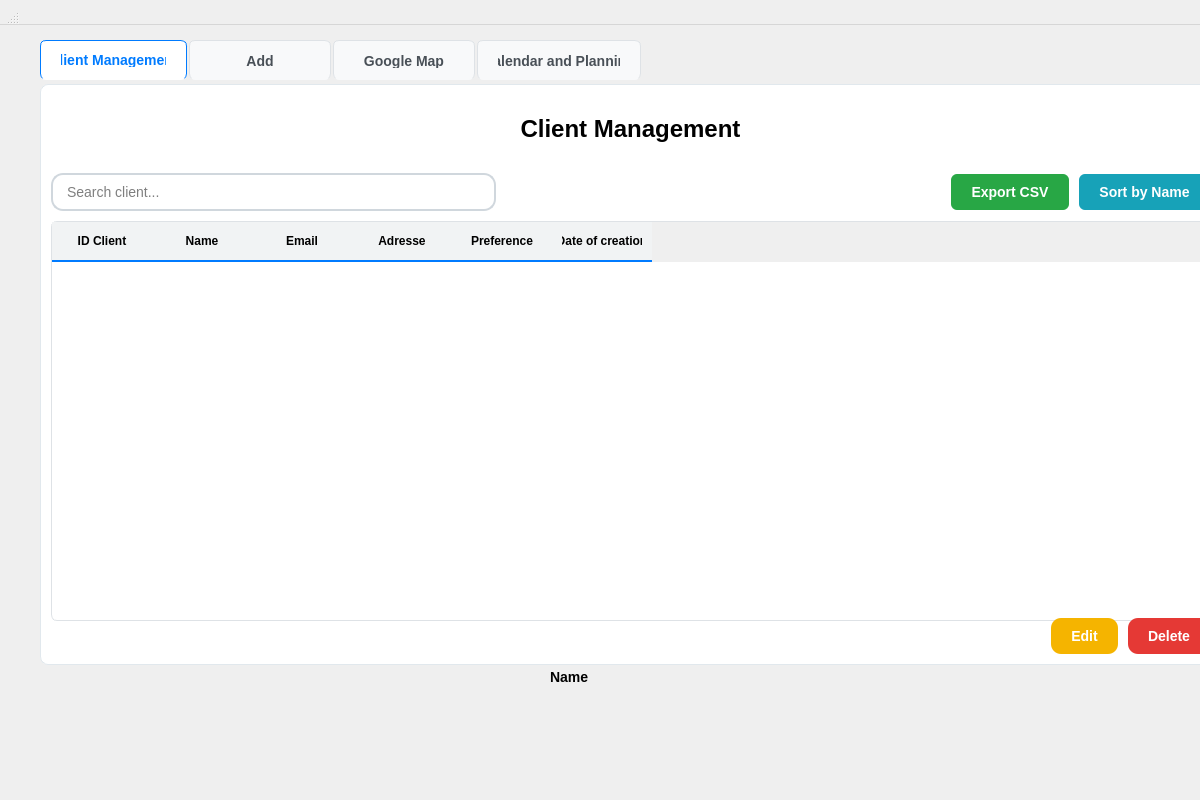
<?xml version="1.0" encoding="UTF-8"?>
<ui version="4.0">
 <class>ClientWidget</class>
 <widget class="QWidget" name="ClientWidget">
  <property name="geometry">
   <rect>
    <x>0</x>
    <y>0</y>
    <width>1200</width>
    <height>800</height>
   </rect>
  </property>
  <property name="styleSheet">
   <string>QMainWindow {
    background-color: #f8f9fa;
    font-family: 'Segoe UI', Arial, sans-serif;
}

QTabWidget::pane {
    border: 1px solid #e1e8ed;
    border-radius: 8px;
    background-color: #ffffff;
    margin-top: 4px;
}

QTabWidget::tab-bar {
    alignment: left;
}

QTabBar::tab {
    background-color: #f8f9fa;
    border: 1px solid #dee2e6;
    border-bottom: none;
    border-radius: 6px 6px 0 0;
    padding: 12px 20px;
    margin-right: 2px;
    font-weight: 700; /* make tab text bold */
    color: #495057;
    font-size: 14px;
    min-width: 100px;
}

QTabBar::tab:selected {
    background-color: #ffffff;
    color: #007bff;
    border-color: #007bff;
    border-bottom: 1px solid #ffffff;
}

QTableWidget {
    gridline-color: #e9ecef;
    background-color: #ffffff;
    alternate-background-color: #f8f9fa;
    border: 1px solid #dee2e6;
    border-radius: 6px;
    color: #000000; /* Black text */
}

QTableWidget::item {
    padding: 8px;
    border-bottom: 1px solid #e9ecef;
    color: #000000; /* Black text for items */
}

QTableWidget::item:selected {
    background-color: #e3f2fd;
    color: #000000; /* Black text even when selected */
}

QHeaderView::section {
    background-color: #f1f3f4;
    padding: 10px;
    border: none;
    border-bottom: 2px solid #007bff;
    font-weight: 600;
    color: #000000; /* Black header text */
}

QPushButton {
    background-color: #007bff;
    color: white;
    border: none;
    padding: 10px 20px;
    border-radius: 6px;
    font-weight: 600;
    font-size: 14px;
}

/* Service Management Button Colors */
QPushButton#exportCsvBtn {
    background-color: #28a745;
    color: white;
}

QPushButton#exportCsvBtn:hover {
    background-color: #218838;
}

QPushButton#btnSortByName {
    background-color: #17a2b8;
    color: white;
}

QPushButton#btnSortByName:hover {
    background-color: #138496;
}

QPushButton#btnEditService {
    /* Modified to match reference: yellow/golden modify button */
    background-color: #f5b400;
    color: white;
    font-weight: 600;
    border-radius: 10px;
    padding: 10px 20px;
}

QPushButton#btnEditService:hover {
    background-color: #e0a800;
}

QPushButton#btnEditService:disabled {
    background-color: #6c757d;
    color: #ffffff;
}

QPushButton#btnDeleteService {
    background-color: #e53935;
    color: white;
    border-radius: 10px;
    padding: 10px 20px;
}

QPushButton#btnDeleteService:hover {
    background-color: #c62828;
}

QPushButton#btnDeleteService:disabled {
    background-color: #6c757d;
    color: #ffffff;
}

/* updateClientBtn removed from UI (Modify button removed from Clients tab) */

QLineEdit, QTextEdit, QComboBox {
    padding: 8px 12px;
    border: 2px solid #d0d7dd;
    border-radius: 12px;
    background-color: #ffffff;
    color: #000000;
    font-size: 14px;
}

QLineEdit:hover {
    border: 2px solid #4da3ff;
}

QLineEdit:focus {
    border: 2px solid #007bff;
    outline: none;
}

QLabel {
    color: #000000;
    font-size: 14px;
    font-weight: 500;
}

QLabel#headerTitle {
    font-size: 24px;
    font-weight: 700;
    color: #000000;
    padding: 20px 0;
}
QLabel#headerTitle:hover {
    color: #1e88ff; /* light blue text on hover */
}
</string>
  </property>
  <widget class="QWidget" name="centralwidget">
   <property name="geometry">
    <rect>
     <x>10</x>
     <y>20</y>
     <width>1241</width>
     <height>665</height>
    </rect>
   </property>
   <layout class="QVBoxLayout" name="mainLayout">
    <property name="spacing">
     <number>20</number>
    </property>
    <property name="leftMargin">
     <number>30</number>
    </property>
    <property name="topMargin">
     <number>20</number>
    </property>
    <property name="rightMargin">
     <number>30</number>
    </property>
    <property name="bottomMargin">
     <number>20</number>
    </property>
    <item>
     <widget class="QTabWidget" name="clientTabWidget">
      <property name="currentIndex">
       <number>0</number>
      </property>
      <widget class="QWidget" name="serviceManagementTab">
       <attribute name="icon">
        <iconset resource="resources.qrc">
         <normaloff>:/resources/icons/clients.svg</normaloff>:/resources/icons/clients.svg</iconset>
       </attribute>
       <attribute name="title">
        <string>Client Management</string>
       </attribute>
       <layout class="QVBoxLayout" name="serviceManagementLayout">
        <property name="spacing">
         <number>10</number>
        </property>
        <property name="leftMargin">
         <number>10</number>
        </property>
        <property name="topMargin">
         <number>10</number>
        </property>
        <property name="rightMargin">
         <number>10</number>
        </property>
        <property name="bottomMargin">
         <number>10</number>
        </property>
        <item>
         <widget class="QLabel" name="headerTitle">
          <property name="text">
           <string>Client Management</string>
          </property>
          <property name="alignment">
           <set>Qt::AlignmentFlag::AlignCenter</set>
          </property>
         </widget>
        </item>
        <item>
         <layout class="QHBoxLayout" name="topControlsLayout">
          <item>
           <widget class="QLineEdit" name="searchServices">
            <property name="minimumSize">
             <size>
              <width>250</width>
              <height>0</height>
             </size>
            </property>
            <property name="placeholderText">
             <string>Search client...</string>
            </property>
            <property name="clearButtonEnabled">
             <bool>true</bool>
            </property>
           </widget>
          </item>
          <item>
           <spacer name="topControlsSpacer">
            <property name="orientation">
             <enum>Qt::Orientation::Horizontal</enum>
            </property>
            <property name="sizeHint" stdset="0">
             <size>
              <width>40</width>
              <height>20</height>
             </size>
            </property>
           </spacer>
          </item>
          <item>
           <widget class="QPushButton" name="exportCsvBtn">
            <property name="text">
             <string>Export CSV</string>
            </property>
            <property name="icon">
             <iconset resource="resources.qrc">
              <normaloff>:/resources/icons/export.svg</normaloff>:/resources/icons/export.svg</iconset>
            </property>
            <property name="iconSize">
             <size>
              <width>16</width>
              <height>16</height>
             </size>
            </property>
           </widget>
          </item>
          <item>
           <widget class="QPushButton" name="btnSortByName">
            <property name="text">
             <string>Sort by Name</string>
            </property>
            <property name="icon">
             <iconset resource="resources.qrc">
              <normaloff>:/resources/icons/sort.svg</normaloff>:/resources/icons/sort.svg</iconset>
            </property>
            <property name="iconSize">
             <size>
              <width>16</width>
              <height>16</height>
             </size>
            </property>
           </widget>
          </item>
         </layout>
        </item>
        <item>
         <widget class="QTableWidget" name="clientsTable">
          <property name="sizePolicy">
           <sizepolicy hsizetype="Expanding" vsizetype="Expanding">
            <horstretch>0</horstretch>
            <verstretch>0</verstretch>
           </sizepolicy>
          </property>
          <property name="minimumSize">
           <size>
            <width>0</width>
            <height>400</height>
           </size>
          </property>
          <property name="alternatingRowColors">
           <bool>true</bool>
          </property>
          <property name="selectionBehavior">
           <enum>QAbstractItemView::SelectRows</enum>
          </property>
          <property name="columnCount">
           <number>6</number>
          </property>
          <column>
           <property name="text">
            <string>ID Client</string>
           </property>
           <property name="font">
            <font>
             <bold>true</bold>
            </font>
           </property>
          </column>
          <column>
           <property name="text">
            <string>Name</string>
           </property>
           <property name="font">
            <font>
             <bold>true</bold>
            </font>
           </property>
          </column>
          <column>
           <property name="text">
            <string>Email</string>
           </property>
           <property name="font">
            <font>
             <bold>true</bold>
            </font>
           </property>
          </column>
          <column>
           <property name="text">
            <string>Adresse</string>
           </property>
           <property name="font">
            <font>
             <bold>true</bold>
            </font>
           </property>
          </column>
          <column>
           <property name="text">
            <string>Preference</string>
           </property>
           <property name="font">
            <font>
             <bold>true</bold>
            </font>
           </property>
          </column>
          <column>
           <property name="text">
            <string>Date of creation</string>
           </property>
          </column>
         </widget>
        </item>
        <item>
         <layout class="QHBoxLayout" name="serviceButtonsLayout">
          <item>
           <spacer name="serviceButtonsSpacer">
            <property name="orientation">
             <enum>Qt::Orientation::Horizontal</enum>
            </property>
            <property name="sizeHint" stdset="0">
             <size>
              <width>40</width>
              <height>20</height>
             </size>
            </property>
           </spacer>
          </item>
          <item>
           <widget class="QPushButton" name="btnEditService">
            <property name="text">
             <string>Edit</string>
            </property>
            <property name="icon">
             <iconset resource="resources.qrc">
              <normaloff>:/resources/icons/modify.svg</normaloff>:/resources/icons/modify.svg</iconset>
            </property>
            <property name="iconSize">
             <size>
              <width>16</width>
              <height>16</height>
             </size>
            </property>
           </widget>
          </item>
          <item>
           <widget class="QPushButton" name="btnDeleteService">
            <property name="text">
             <string>Delete</string>
            </property>
            <property name="icon">
             <iconset resource="resources.qrc">
              <normaloff>:/resources/icons/delete.svg</normaloff>:/resources/icons/delete.svg</iconset>
            </property>
            <property name="iconSize">
             <size>
              <width>16</width>
              <height>16</height>
             </size>
            </property>
           </widget>
          </item>
         </layout>
        </item>
       </layout>
      </widget>
      <widget class="QWidget" name="addTab">
       <attribute name="icon">
        <iconset resource="resources.qrc">
         <normaloff>:/resources/icons/add.svg</normaloff>:/resources/icons/add.svg</iconset>
       </attribute>
       <attribute name="title">
        <string>Add</string>
       </attribute>
       <layout class="QVBoxLayout" name="addLayout">
        <property name="spacing">
         <number>15</number>
        </property>
        <property name="leftMargin">
         <number>20</number>
        </property>
        <property name="topMargin">
         <number>20</number>
        </property>
        <property name="rightMargin">
         <number>20</number>
        </property>
        <property name="bottomMargin">
         <number>20</number>
        </property>
        <item>
         <widget class="QLabel" name="addLabel">
          <property name="text">
           <string>Add New Client</string>
          </property>
          <property name="alignment">
           <set>Qt::AlignmentFlag::AlignCenter</set>
          </property>
         </widget>
        </item>
        <item>
         <layout class="QFormLayout" name="addFormLayout">
          <item row="0" column="0">
           <widget class="QLabel" name="addServiceIdLabel">
            <property name="text">
             <string>ID</string>
            </property>
           </widget>
          </item>
          <item row="0" column="1">
           <widget class="QLineEdit" name="addServiceIdEdit">
            <property name="readOnly">
             <bool>true</bool>
            </property>
           </widget>
          </item>
          <item row="1" column="0">
           <widget class="QLabel" name="labelFirstName">
            <property name="text">
             <string>First Name</string>
            </property>
           </widget>
          </item>
          <item row="1" column="1">
           <widget class="QLineEdit" name="lineEdit_firstName">
            <property name="placeholderText">
             <string>Enter first name</string>
            </property>
           </widget>
          </item>
          <item row="2" column="0">
           <widget class="QLabel" name="labelLastName">
            <property name="text">
             <string>Last Name</string>
            </property>
           </widget>
          </item>
          <item row="2" column="1">
           <widget class="QLineEdit" name="lineEdit_lastName">
            <property name="placeholderText">
             <string>Enter last name</string>
            </property>
           </widget>
          </item>
          <item row="3" column="0">
           <widget class="QLabel" name="labelEmail">
            <property name="text">
             <string>Email</string>
            </property>
           </widget>
          </item>
          <item row="3" column="1">
           <widget class="QLineEdit" name="lineEdit_email">
            <property name="placeholderText">
             <string>Enter email address</string>
            </property>
           </widget>
          </item>
          <item row="4" column="0">
           <widget class="QLabel" name="labelPreferences">
            <property name="text">
             <string>Preferences</string>
            </property>
           </widget>
          </item>
          <item row="4" column="1">
           <widget class="QLineEdit" name="lineEdit_preferences">
            <property name="placeholderText">
             <string>Enter preferences</string>
            </property>
           </widget>
          </item>
         </layout>
        </item>
        <item>
         <layout class="QHBoxLayout" name="addButtonLayout">
          <item>
           <spacer name="addButtonSpacer">
            <property name="orientation">
             <enum>Qt::Orientation::Horizontal</enum>
            </property>
            <property name="sizeHint" stdset="0">
             <size>
              <width>40</width>
              <height>20</height>
             </size>
            </property>
           </spacer>
          </item>
          <item>
           <widget class="QPushButton" name="addServiceBtn">
            <property name="text">
             <string>Add</string>
            </property>
            <property name="icon">
             <iconset resource="resources.qrc">
              <normaloff>:/resources/icons/add.svg</normaloff>:/resources/icons/add.svg</iconset>
            </property>
           </widget>
          </item>
         </layout>
        </item>
        <item>
         <spacer name="addVerticalSpacer">
          <property name="orientation">
           <enum>Qt::Orientation::Vertical</enum>
          </property>
          <property name="sizeHint" stdset="0">
           <size>
            <width>20</width>
            <height>40</height>
           </size>
          </property>
         </spacer>
        </item>
       </layout>
      </widget>
      <widget class="QWidget" name="voiceChatTab">
       <attribute name="icon">
        <iconset>
         <normaloff>resources/icons/map.svg</normaloff>resources/icons/map.svg</iconset>
       </attribute>
       <attribute name="title">
        <string>Google Map</string>
       </attribute>
       <layout class="QVBoxLayout" name="voiceChatLayout">
        <property name="spacing">
         <number>15</number>
        </property>
        <property name="leftMargin">
         <number>20</number>
        </property>
        <property name="topMargin">
         <number>20</number>
        </property>
        <property name="rightMargin">
         <number>20</number>
        </property>
        <property name="bottomMargin">
         <number>20</number>
        </property>
        <item>
         <layout class="QHBoxLayout" name="voiceControlLayout"/>
        </item>
       </layout>
      </widget>
      <widget class="QWidget" name="modifyTab">
       <attribute name="icon">
        <iconset resource="resources.qrc">
         <normaloff>:/resources/icons/calendar.svg</normaloff>:/resources/icons/calendar.svg</iconset>
       </attribute>
       <attribute name="title">
        <string>Calendar and Planning</string>
       </attribute>
       <layout class="QVBoxLayout" name="modifyLayout">
        <property name="spacing">
         <number>15</number>
        </property>
        <property name="leftMargin">
         <number>20</number>
        </property>
        <property name="topMargin">
         <number>20</number>
        </property>
        <property name="rightMargin">
         <number>20</number>
        </property>
        <property name="bottomMargin">
         <number>20</number>
        </property>
       </layout>
      </widget>
     </widget>
    </item>
   </layout>
  </widget>
  <widget class="QMenuBar" name="menubar">
   <property name="geometry">
    <rect>
     <x>0</x>
     <y>0</y>
     <width>1200</width>
     <height>25</height>
    </rect>
   </property>
  </widget>
  <widget class="QStatusBar" name="statusbar">
   <property name="geometry">
    <rect>
     <x>0</x>
     <y>0</y>
     <width>20</width>
     <height>25</height>
    </rect>
   </property>
  </widget>
  <widget class="QLabel" name="addServiceNameLabel_2">
   <property name="geometry">
    <rect>
     <x>550</x>
     <y>660</y>
     <width>39</width>
     <height>33</height>
    </rect>
   </property>
   <property name="text">
    <string>Name:</string>
   </property>
  </widget>
 </widget>
 <resources>
  <include location="resources.qrc"/>
 </resources>
 <connections/>
</ui>
